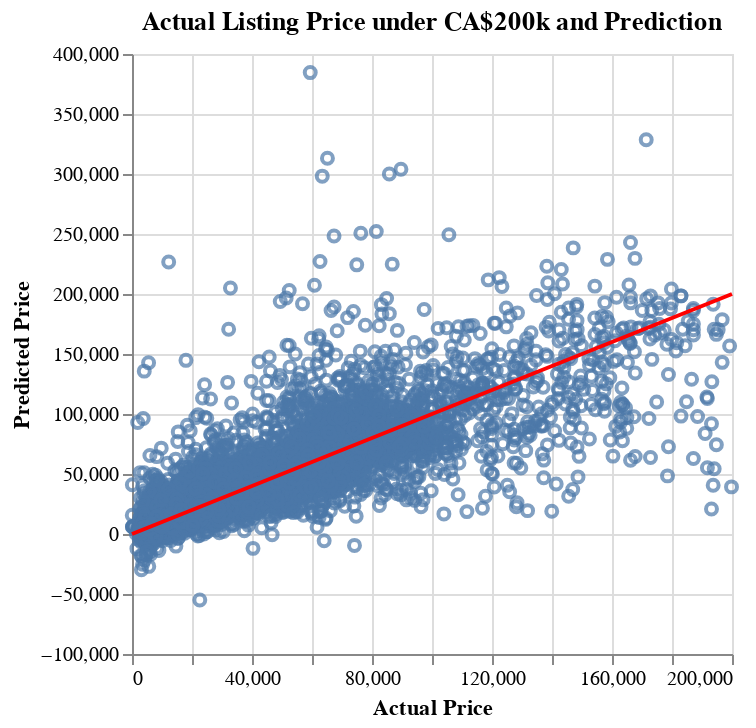

Notebook code for this chart:
### Markdown cell above
It is not very helpful to look at the prediction since there are outliers.  
  
Let us zoom into the range where the listing price is below CA$200k:

### Code cell
zoom_y_test = y_test.query('price <= 200000')

min_price = min(zoom_y_test['price'].min(), zoom_y_test['prediction'].min())
max_price = max(zoom_y_test['price'].max(), zoom_y_test['prediction'].max())

# Create a DataFrame for the 45-degree line
line_data = pd.DataFrame({
    'price': [0, 200000],
    'prediction': [0, 200000]
})

# Create the 45-degree line chart
line_chart = alt.Chart(line_data).mark_line(color='red').encode(
    x='price',
    y='prediction'
)

prediction_plot_zoom = alt.Chart(y_test.query('price <= 200000'),
                                 title='Actual Listing Price under CA$200k and Prediction').mark_point().encode(
    alt.X('price').title('Actual Price'),
    alt.Y('prediction').title('Predicted Price')
)
prediction_plot_zoom + line_chart

### Figure 1 — Vega specification as saved in the notebook (floating-point values rounded to 4 significant figures; data arrays with more than 128 entries replaced by an {"elided": "..."} marker saying what was removed)
{"$schema": "https://vega.github.io/schema/vega/v5.json", "data": [{"name": "source_1", "values": [{"prediction": 0, "price": 0}, {"prediction": 200000, "price": 200000}]}, {"name": "source_0", "values": {"elided": "18622 records"}}], "marks": [{"type": "symbol", "name": "layer_0_marks", "from": {"data": "source_0"}, "encode": {"update": {"x": {"field": "price", "scale": "x"}, "ariaRoleDescription": {"value": "point"}, "y": {"field": "prediction", "scale": "y"}, "description": {"signal": "\"Actual Price: \" + (format(datum[\"price\"], \"\")) + \"; Predicted Price: \" + (format(datum[\"prediction\"], \"\"))"}, "stroke": {"value": "#4c78a8"}, "opacity": {"value": 0.7}, "fill": {"value": "transparent"}}}, "style": ["point"]}, {"type": "line", "name": "layer_1_marks", "from": {"data": "source_1"}, "sort": {"field": "datum[\"price\"]"}, "encode": {"update": {"description": {"signal": "\"price: \" + (format(datum[\"price\"], \"\")) + \"; prediction: \" + (format(datum[\"prediction\"], \"\"))"}, "x": {"field": "price", "scale": "x"}, "stroke": {"value": "red"}, "y": {"field": "prediction", "scale": "y"}, "defined": {"signal": "isValid(datum[\"price\"]) && isFinite(+datum[\"price\"]) && isValid(datum[\"prediction\"]) && isFinite(+datum[\"prediction\"])"}}}, "style": ["line"]}], "scales": [{"name": "x", "type": "linear", "domain": {"fields": [{"data": "source_0", "field": "price"}, {"data": "source_1", "field": "price"}]}, "range": [0, {"signal": "width"}], "nice": true, "zero": true}, {"name": "y", "type": "linear", "domain": {"fields": [{"data": "source_0", "field": "prediction"}, {"data": "source_1", "field": "prediction"}]}, "range": [{"signal": "height"}, 0], "nice": true, "zero": true}], "axes": [{"scale": "x", "grid": true, "ticks": false, "orient": "bottom", "aria": false, "labels": false, "minExtent": 0, "zindex": 0, "maxExtent": 0, "tickCount": {"signal": "ceil(width/40)"}, "domain": false, "gridScale": "y"}, {"scale": "y", "zindex": 0, "maxExtent": 0, "domain": false, "grid": true, "minExtent": 0, "orient": "left", "tickCount": {"signal": "ceil(height/40)"}, "labels": false, "gridScale": "x", "aria": false, "ticks": false}, {"scale": "x", "orient": "bottom", "zindex": 0, "labelFlush": true, "title": "Actual Price", "grid": false, "tickCount": {"signal": "ceil(width/40)"}, "labelOverlap": true}, {"scale": "y", "zindex": 0, "labelOverlap": true, "tickCount": {"signal": "ceil(height/40)"}, "orient": "left", "grid": false, "title": "Predicted Price"}], "title": {"text": "Actual Listing Price under CA$200k and Prediction", "frame": "group"}, "padding": 5, "width": 300, "height": 300, "background": "white", "style": "cell"}
